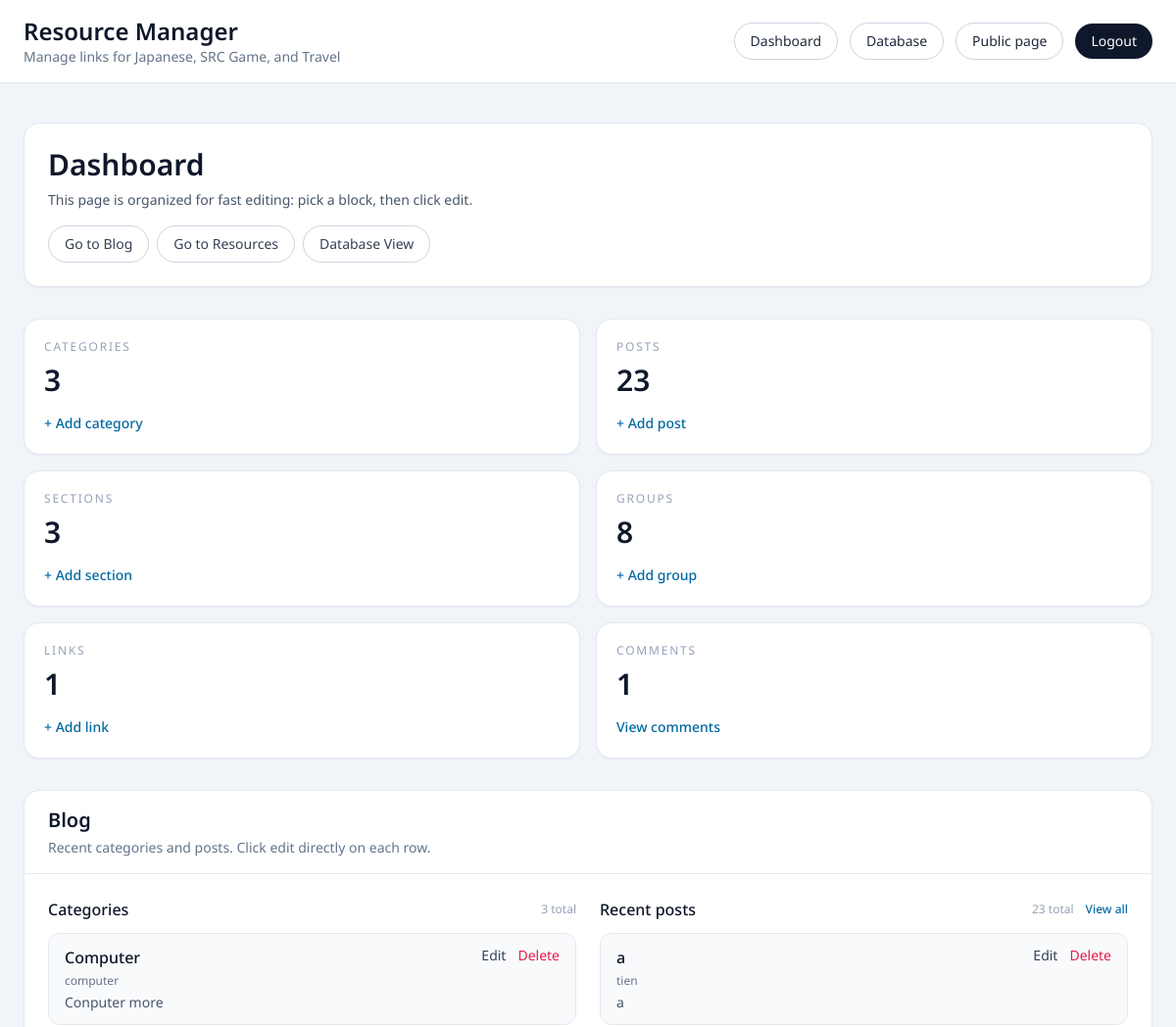
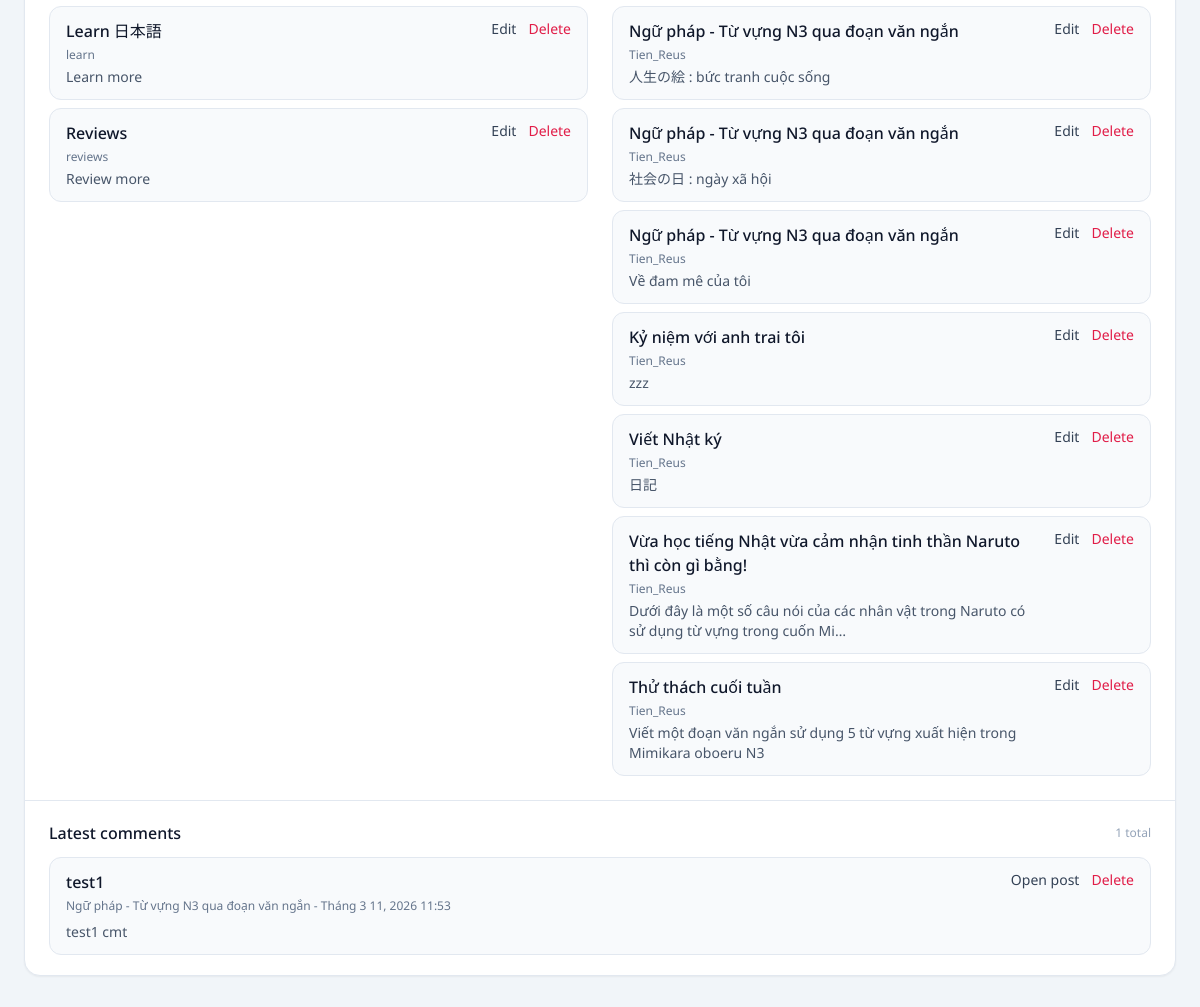
The page /sql/ (signed in, upper part) on the database as committed earlier (2 pictures, top to bottom).
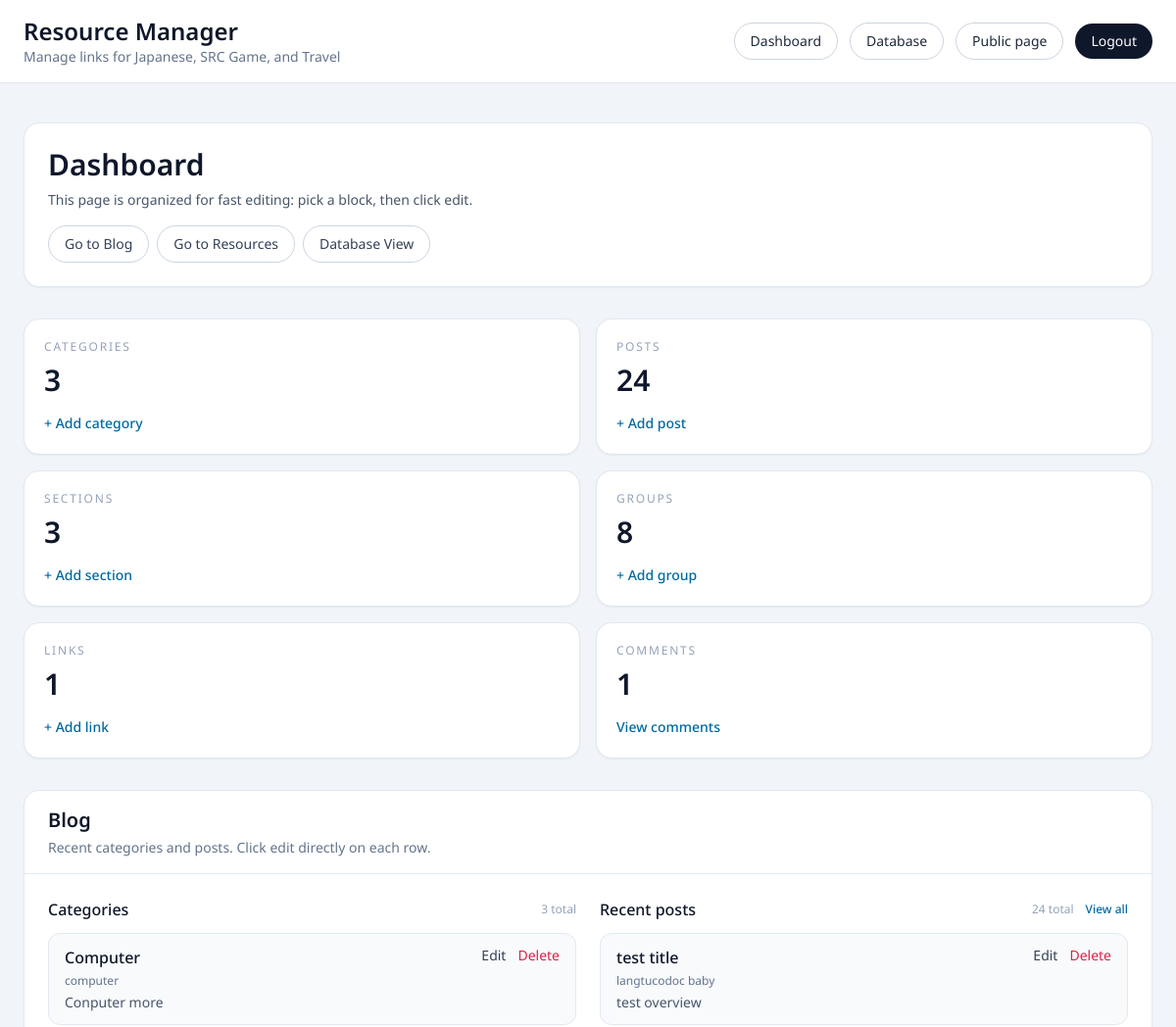
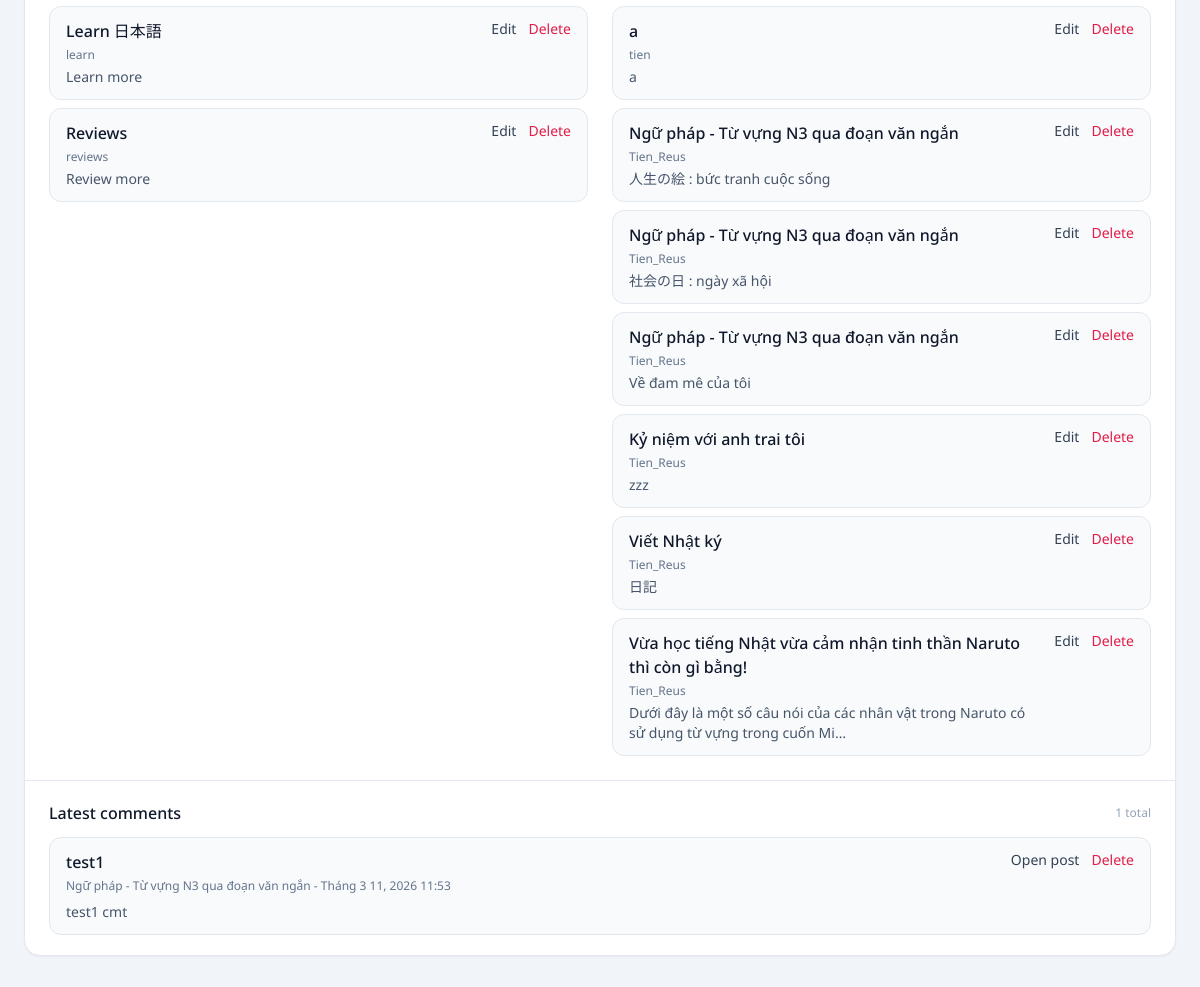
The same page on the database as committed later (2 pictures, top to bottom).
### posts/models.py (models this page shows, shortened)
class Category(models.Model):
    title = models.CharField(max_length=20)
    subtitle = models.CharField(max_length=20)
    slug = models.SlugField()
    thumbnail = models.ImageField()

class Post(models.Model):
    STATUS_DRAFT = "draft"
    STATUS_PUBLISHED = "published"
    STATUS_CHOICES = [
        (STATUS_DRAFT, "Draft"),
        (STATUS_PUBLISHED, "Published"),
    ]
    title = models.CharField(max_length=100)
    slug = models.SlugField()
    overview = models.TextField()
    timestamp = models.DateTimeField(auto_now_add=True)
    content = models.TextField()
    author = models.ForeignKey(Author, on_delete=models.CASCADE)
    thumbnail = models.ImageField()
    categories = models.ManyToManyField(Category)
    featured = models.BooleanField()
    status = models.CharField(max_length=20, choices=STATUS_CHOICES, default=STATUS_PUBLISHED)

class Author(models.Model):
    user = models.OneToOneField(User, on_delete=models.CASCADE)
    display_name = models.CharField(max_length=150, blank=True)
    profile_picture = models.ImageField(blank=True)
    def __str__(self):
        return self.display_name or self.user.username

class Comment(models.Model):
    post = models.ForeignKey(
        Post,
        on_delete=models.CASCADE,
        related_name="comments",
    )
    author_name = models.CharField(max_length=80)
    body = models.TextField(max_length=1000)
    created_at = models.DateTimeField(auto_now_add=True)
    class Meta:
        ordering = ["-created_at"]

### posts/views.py (the view)
# urls.py: path('sql/', resource_admin_dashboard, name='resource_admin_dashboard'),
@staff_required
def resource_admin_dashboard(request):
    sections = ResourceSection.objects.prefetch_related("groups__links")
    categories = Category.objects.order_by("title")
    posts = Post.objects.select_related("author").prefetch_related("categories").order_by("-timestamp")[:8]
    comments = Comment.objects.select_related("post").order_by("-created_at")[:10]
    context = {
        "sections": sections,
        "categories": categories,
        "posts": posts,
        "comments": comments,
        "section_count": ResourceSection.objects.count(),
        "group_count": ResourceGroup.objects.count(),
        "link_count": ResourceLink.objects.count(),
        "category_count": Category.objects.count(),
        "post_count": Post.objects.count(),
        "comment_count": Comment.objects.count(),
    }
    return render(request, "resource_admin/dashboard.html", context)

### posts/views.py (called while the page is built)
def staff_required(view_func):
    @wraps(view_func)
    @login_required(login_url="resource_admin_login")
    @user_passes_test(
        lambda user: user.is_staff or user.is_superuser,
        login_url="resource_admin_login",
    )
    def _wrapped_view(request, *args, **kwargs):
        return view_func(request, *args, **kwargs)
    return _wrapped_view

### templates/resource_admin/dashboard.html (shortened to what the changed rows need)
{% extends 'resource_admin/base.html' %}
{% block content %}
<section class="mb-8 rounded-2xl border border-slate-200 bg-white p-6 shadow-sm">
  <h1 class="text-3xl font-semibold text-slate-900">Dashboard</h1>
</section>
<section class="mb-8 grid gap-4 sm:grid-cols-2 xl:grid-cols-6">
  <article class="rounded-2xl border border-slate-200 bg-white p-5 shadow-sm">
    <p class="text-xs uppercase tracking-[0.15em] text-slate-400">Posts</p>
    <p class="mt-2 text-3xl font-semibold text-slate-900">{{ post_count }}</p>
    <a href="{% url 'post_create' %}" class="mt-4 inline-block text-sm font-medium text-sky-700 hover:text-sky-900">+ Add post</a>
  </article>
</section>
<section id="blog-area" class="mb-8 rounded-2xl border border-slate-200 bg-white shadow-sm">
  <div class="border-b border-slate-200 px-6 py-4">
    <h2 class="text-xl font-semibold text-slate-900">Blog</h2>
  </div>
  <div class="grid gap-6 p-6 lg:grid-cols-2">
    <div>
      <div class="space-y-2">
        {% for category in categories %}
        <article class="rounded-xl border border-slate-200 bg-slate-50 px-4 py-3">
          <div class="flex items-start justify-between gap-3">
            <div class="min-w-0">
              <p class="font-medium text-slate-900">{{ category.title }}</p>
              <p class="mt-1 text-xs text-slate-500">{{ category.slug }}</p>
              {% if category.subtitle %}
              <p class="mt-1 text-sm text-slate-600">{{ category.subtitle }}</p>
              {% endif %}
            </div>
            <div class="flex shrink-0 gap-3 text-sm">
              <a href="{% url 'category_update' category.id %}" class="text-slate-700 hover:text-slate-900">Edit</a>
              <a href="{% url 'category_delete' category.id %}" class="text-rose-600 hover:text-rose-700">Delete</a>
            </div>
          </div>
        </article>
        {% empty %}
        <div class="rounded-xl border border-dashed border-slate-300 px-4 py-5 text-sm text-slate-500">No categories yet.</div>
        {% endfor %}
      </div>
    </div>
    <div>
      <div class="mb-3 flex items-center justify-between">
        <div class="flex items-center gap-3">
          <span class="text-xs text-slate-400">{{ post_count }} total</span>
          <a href="{% url 'resource_admin_database' %}#post-table" class="text-xs font-medium text-sky-700 hover:text-sky-900">View all</a>
        </div>
      </div>
      <div class="space-y-2">
        {% for post in posts %}
        <article class="rounded-xl border border-slate-200 bg-slate-50 px-4 py-3">
          <div class="flex items-start justify-between gap-3">
            <div class="min-w-0">
              <p class="font-medium text-slate-900">{{ post.title }}</p>
              <p class="mt-1 text-xs text-slate-500">{{ post.author }}</p>
              <p class="mt-1 text-sm text-slate-600">{{ post.overview|truncatechars:90 }}</p>
            </div>
            <div class="flex shrink-0 gap-3 text-sm">
              <a href="{% url 'post_update' post.id %}" class="text-slate-700 hover:text-slate-900">Edit</a>
              <a href="{% url 'post_delete' post.id %}" class="text-rose-600 hover:text-rose-700">Delete</a>
            </div>
          </div>
        </article>
        {% empty %}
        <div class="rounded-xl border border-dashed border-slate-300 px-4 py-5 text-sm text-slate-500">No posts yet.</div>
        {% endfor %}
      </div>
    </div>
  </div>
  <div id="comment-area" class="border-t border-slate-200 px-6 py-5">
    <div class="space-y-2">
      {% for comment in comments %}
      <article class="rounded-xl border border-slate-200 bg-slate-50 px-4 py-3">
        <div class="flex flex-col gap-2 md:flex-row md:items-start md:justify-between">
          <div class="min-w-0">
            <p class="font-medium text-slate-900">{{ comment.author_name }}</p>
            <p class="mt-1 text-xs text-slate-500">{{ comment.post.title }} - {{ comment.created_at|date:"M d, Y H:i" }}</p>
            <p class="mt-2 text-sm text-slate-600">{{ comment.body|truncatechars:140 }}</p>
          </div>
          <div class="flex shrink-0 gap-3 text-sm">
            <a href="{% url 'post' comment.post.slug %}" target="_blank" rel="noopener noreferrer" class="text-slate-700 hover:text-slate-900">Open post</a>
            <a href="{% url 'comment_delete' comment.id %}" class="text-rose-600 hover:text-rose-700">Delete</a>
          </div>
        </div>
      </article>
      {% empty %}
      <div class="rounded-xl border border-dashed border-slate-300 px-4 py-5 text-sm text-slate-500">No comments yet.</div>
      {% endfor %}
    </div>
  </div>
</section>
{% endblock content %}

Rows that differ between the two databases and show on the page:
no longer on this page (row unchanged): Post: title "Thử thách cuối tuần", author "Tien_Reus", overview "Viết một đoạn văn ngắn sử dụng 5 từ vựng xuất hiện trong Mimikara oboeru N3"
added Post: title "test title", author "langtucodoc baby", overview "test overview"
Other text that changed with them:
{{ post_count }}: "23" → "24"
